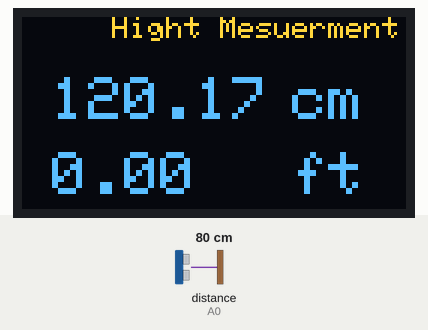
A sketch run on a simulated Arduino Uno, built with avr-gcc and run on an emulated ATmega328P. Parts: 128×64 one-colour display. Wiring (inferred from the names in the program): ultrasonic range finder: trigger A1; echo A0. Inputs (shaded band) come from the test bench; at power-on: distance to the obstacle (sensor on A0) 80 cm. The echo pulse lasts 58.3 µs per cm; the OLED is the two-colour kind (top 16 rows yellow); what the sketch prints to the serial monitor is not drawn.

Above: at 1.3 s.
1.4 s: distance to the obstacle (sensor on A0) set to 2 cm
At 2.0 s:
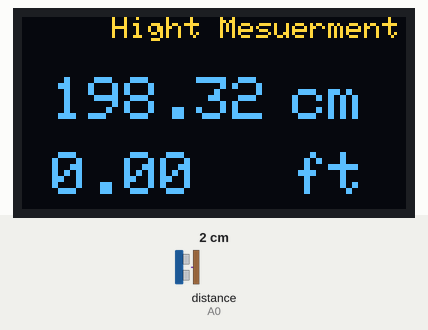
3.7 s: distance to the obstacle (sensor on A0) set to 4 cm
At 4.9 s:
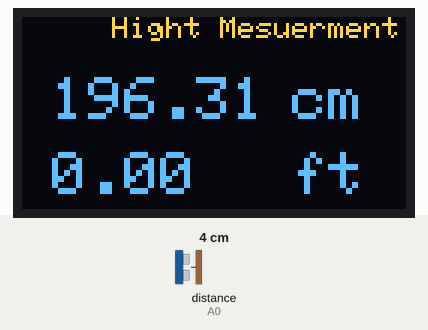
5.2 s: distance to the obstacle (sensor on A0) set to 250 cm
At 6.2 s:
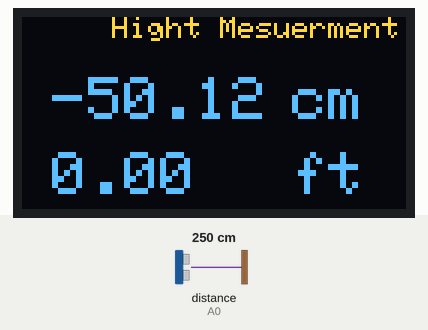
Timing chart, 0 to 8.2 s (numbered marks = the images above; inputs shaded):
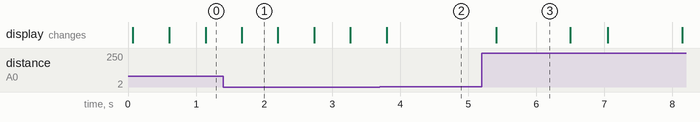

Measured:
- after the input at 1.4 s, the display: changes after 0.27 s (image 1)
- after the input at 3.7 s, the display: changes after 0.10 s (image 2)
- after the input at 5.2 s, the display: changes after 0.21 s (image 3)
- what the display in image 1 shows lasts 0.5 s, from 1.7 s to 2.2 s
- what the display in image 3 shows lasts 1.1 s, from 5.4 s to 6.5 s

The sketch:

hight_mesuerment.ino
```cpp
#include <SPI.h>
#include <Wire.h>
#include <Adafruit_GFX.h>
#include <Adafruit_SSD1306.h>

#define trigPin A1
#define echoPin A0

#define OLED_RESET 4
Adafruit_SSD1306 display(OLED_RESET);

void setup() {
Serial.begin (9600);
pinMode(trigPin, OUTPUT);
pinMode(echoPin, INPUT);
display.begin(SSD1306_SWITCHCAPVCC, 0x3C); //initialize with the I2C addr 0x3C (128x64)
display.clearDisplay();

}

void loop() {
float duration;
float distance_cm;
float hight;
float feet;
float distance_in;

digitalWrite(trigPin, LOW); //PULSE ___|---|___
delayMicroseconds(2);
digitalWrite(trigPin, HIGH);
delayMicroseconds(10);
digitalWrite(trigPin, LOW);

duration = pulseIn(echoPin, HIGH);

distance_cm = (duration/2) / 29.1;
distance_in = (duration/2) / 73.914;

hight = 200 - distance_cm;

display.setCursor(30,0); //oled display
display.setTextSize(1);
display.setTextColor(WHITE);
display.println("Hight Mesuerment");

display.setCursor(10,20); //oled display
display.setTextSize(2);
display.setTextColor(WHITE);
display.println(hight);
display.setCursor(90,20);
display.setTextSize(2);
display.println("cm");

display.setCursor(10,45); //oled display
display.setTextSize(2);
display.setTextColor(WHITE);
display.println(feet);
display.setCursor(90,45);
display.setTextSize(2);
display.println("ft");
display.display();

delay(500);
display.clearDisplay();

Serial.println(distance_cm);
Serial.println(distance_in);
}
```
